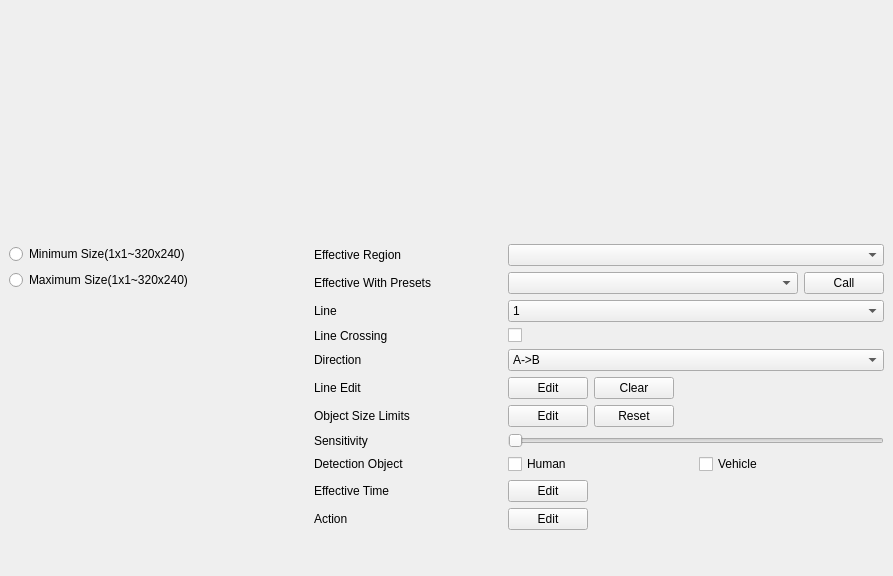
<?xml version="1.0" encoding="UTF-8"?>
<ui version="4.0">
 <class>LineCrossing</class>
 <widget class="QWidget" name="LineCrossing">
  <property name="geometry">
   <rect>
    <x>0</x>
    <y>0</y>
    <width>893</width>
    <height>576</height>
   </rect>
  </property>
  <property name="windowTitle">
   <string>Form</string>
  </property>
  <layout class="QGridLayout" name="gridLayout">
   <property name="leftMargin">
    <number>9</number>
   </property>
   <property name="topMargin">
    <number>9</number>
   </property>
   <property name="rightMargin">
    <number>9</number>
   </property>
   <property name="bottomMargin">
    <number>9</number>
   </property>
   <property name="spacing">
    <number>20</number>
   </property>
   <item row="0" column="0">
    <widget class="CommonVideo" name="commonVideo" native="true">
     <property name="sizePolicy">
      <sizepolicy hsizetype="Preferred" vsizetype="Preferred">
       <horstretch>1</horstretch>
       <verstretch>0</verstretch>
      </sizepolicy>
     </property>
     <property name="minimumSize">
      <size>
       <width>0</width>
       <height>100</height>
      </size>
     </property>
    </widget>
   </item>
   <item row="0" column="1">
    <widget class="ButtonGroup" name="widget_buttonGroup" native="true">
     <property name="sizePolicy">
      <sizepolicy hsizetype="Expanding" vsizetype="Expanding">
       <horstretch>2</horstretch>
       <verstretch>2</verstretch>
      </sizepolicy>
     </property>
    </widget>
   </item>
   <item row="1" column="0">
    <widget class="QWidget" name="widgetSize" native="true">
     <layout class="QGridLayout" name="gridLayout_3">
      <property name="leftMargin">
       <number>0</number>
      </property>
      <property name="topMargin">
       <number>0</number>
      </property>
      <property name="rightMargin">
       <number>0</number>
      </property>
      <property name="bottomMargin">
       <number>0</number>
      </property>
      <item row="1" column="0">
       <widget class="QRadioButton" name="radioButton_maxLayout">
        <property name="text">
         <string>Maximum Size(1x1~320x240)</string>
        </property>
       </widget>
      </item>
      <item row="2" column="0" colspan="2">
       <spacer name="verticalSpacer_3">
        <property name="orientation">
         <enum>Qt::Vertical</enum>
        </property>
        <property name="sizeHint" stdset="0">
         <size>
          <width>20</width>
          <height>40</height>
         </size>
        </property>
       </spacer>
      </item>
      <item row="0" column="0">
       <widget class="QRadioButton" name="radioButton_minLayout">
        <property name="text">
         <string>Minimum Size(1x1~320x240)</string>
        </property>
       </widget>
      </item>
      <item row="0" column="1">
       <widget class="VCASizeLineEditBox" name="widgetMinLineBox" native="true"/>
      </item>
      <item row="1" column="1">
       <widget class="VCASizeLineEditBox" name="widgetMaxLineBox" native="true"/>
      </item>
     </layout>
    </widget>
   </item>
   <item row="1" column="1">
    <widget class="QWidget" name="widget_3" native="true">
     <property name="sizePolicy">
      <sizepolicy hsizetype="Expanding" vsizetype="Expanding">
       <horstretch>0</horstretch>
       <verstretch>3</verstretch>
      </sizepolicy>
     </property>
     <layout class="QVBoxLayout" name="verticalLayout">
      <property name="leftMargin">
       <number>0</number>
      </property>
      <property name="topMargin">
       <number>0</number>
      </property>
      <property name="rightMargin">
       <number>0</number>
      </property>
      <property name="bottomMargin">
       <number>0</number>
      </property>
      <item>
       <layout class="QGridLayout" name="gridLayout_2">
        <item row="4" column="1">
         <widget class="ComboBox" name="comboBox_direction">
          <item>
           <property name="text">
            <string>A-&gt;B</string>
           </property>
          </item>
          <item>
           <property name="text">
            <string>B-&gt;A</string>
           </property>
          </item>
          <item>
           <property name="text">
            <string>A&lt;-&gt;B</string>
           </property>
          </item>
         </widget>
        </item>
        <item row="4" column="0">
         <widget class="QLabel" name="label_direction">
          <property name="text">
           <string>Direction</string>
          </property>
         </widget>
        </item>
        <item row="2" column="1">
         <widget class="ComboBox" name="comboBoxLine">
          <property name="sizePolicy">
           <sizepolicy hsizetype="Preferred" vsizetype="Fixed">
            <horstretch>2</horstretch>
            <verstretch>0</verstretch>
           </sizepolicy>
          </property>
          <item>
           <property name="text">
            <string>1</string>
           </property>
          </item>
          <item>
           <property name="text">
            <string>2</string>
           </property>
          </item>
          <item>
           <property name="text">
            <string>3</string>
           </property>
          </item>
          <item>
           <property name="text">
            <string>4</string>
           </property>
          </item>
         </widget>
        </item>
        <item row="9" column="1">
         <widget class="QWidget" name="widget_5" native="true">
          <layout class="QHBoxLayout" name="horizontalLayout_3">
           <property name="leftMargin">
            <number>0</number>
           </property>
           <property name="topMargin">
            <number>0</number>
           </property>
           <property name="rightMargin">
            <number>0</number>
           </property>
           <property name="bottomMargin">
            <number>0</number>
           </property>
           <item>
            <widget class="MyPushButton" name="pushButton_editTime">
             <property name="text">
              <string>Edit</string>
             </property>
            </widget>
           </item>
           <item>
            <spacer name="horizontalSpacer_2">
             <property name="orientation">
              <enum>Qt::Horizontal</enum>
             </property>
             <property name="sizeHint" stdset="0">
              <size>
               <width>40</width>
               <height>20</height>
              </size>
             </property>
            </spacer>
           </item>
          </layout>
         </widget>
        </item>
        <item row="5" column="1">
         <widget class="QWidget" name="widget_4" native="true">
          <layout class="QHBoxLayout" name="horizontalLayout_4">
           <property name="leftMargin">
            <number>0</number>
           </property>
           <property name="topMargin">
            <number>0</number>
           </property>
           <property name="rightMargin">
            <number>0</number>
           </property>
           <property name="bottomMargin">
            <number>0</number>
           </property>
           <item>
            <widget class="PushButtonEditState" name="pushButtonLineEdit">
             <property name="text">
              <string>Edit</string>
             </property>
             <property name="state" stdset="0">
              <number>0</number>
             </property>
            </widget>
           </item>
           <item>
            <widget class="MyPushButton" name="pushButton_clear">
             <property name="text">
              <string>Clear</string>
             </property>
            </widget>
           </item>
           <item>
            <spacer name="horizontalSpacer_3">
             <property name="orientation">
              <enum>Qt::Horizontal</enum>
             </property>
             <property name="sizeHint" stdset="0">
              <size>
               <width>40</width>
               <height>20</height>
              </size>
             </property>
            </spacer>
           </item>
          </layout>
         </widget>
        </item>
        <item row="8" column="0">
         <widget class="QLabel" name="labelDetectionObject">
          <property name="text">
           <string>Detection Object</string>
          </property>
         </widget>
        </item>
        <item row="10" column="0">
         <widget class="QLabel" name="label_action">
          <property name="text">
           <string>Action</string>
          </property>
         </widget>
        </item>
        <item row="10" column="1">
         <widget class="QWidget" name="widget" native="true">
          <layout class="QHBoxLayout" name="horizontalLayout">
           <property name="leftMargin">
            <number>0</number>
           </property>
           <property name="topMargin">
            <number>0</number>
           </property>
           <property name="rightMargin">
            <number>0</number>
           </property>
           <property name="bottomMargin">
            <number>0</number>
           </property>
           <item>
            <widget class="MyPushButton" name="pushButton_editAction">
             <property name="text">
              <string>Edit</string>
             </property>
            </widget>
           </item>
           <item>
            <spacer name="horizontalSpacer">
             <property name="orientation">
              <enum>Qt::Horizontal</enum>
             </property>
             <property name="sizeHint" stdset="0">
              <size>
               <width>40</width>
               <height>20</height>
              </size>
             </property>
            </spacer>
           </item>
          </layout>
         </widget>
        </item>
        <item row="6" column="0">
         <widget class="QLabel" name="labelObjectSizeLimits">
          <property name="text">
           <string>Object Size Limits</string>
          </property>
         </widget>
        </item>
        <item row="6" column="1">
         <widget class="QWidget" name="widget_2" native="true">
          <layout class="QHBoxLayout" name="horizontalLayout_7">
           <property name="leftMargin">
            <number>0</number>
           </property>
           <property name="topMargin">
            <number>0</number>
           </property>
           <property name="rightMargin">
            <number>0</number>
           </property>
           <property name="bottomMargin">
            <number>0</number>
           </property>
           <item>
            <widget class="PushButtonEditState" name="pushButtonObjectSizeEdit">
             <property name="text">
              <string>Edit</string>
             </property>
            </widget>
           </item>
           <item>
            <widget class="MyPushButton" name="pushButtonObjectSizeReset">
             <property name="text">
              <string>Reset</string>
             </property>
            </widget>
           </item>
           <item>
            <spacer name="horizontalSpacer_5">
             <property name="orientation">
              <enum>Qt::Horizontal</enum>
             </property>
             <property name="sizeHint" stdset="0">
              <size>
               <width>40</width>
               <height>20</height>
              </size>
             </property>
            </spacer>
           </item>
          </layout>
         </widget>
        </item>
        <item row="9" column="0">
         <widget class="QLabel" name="label_effectiveTime">
          <property name="text">
           <string>Effective Time</string>
          </property>
         </widget>
        </item>
        <item row="3" column="0">
         <widget class="QLabel" name="label_lineCrossing">
          <property name="sizePolicy">
           <sizepolicy hsizetype="Preferred" vsizetype="Preferred">
            <horstretch>1</horstretch>
            <verstretch>0</verstretch>
           </sizepolicy>
          </property>
          <property name="text">
           <string>Line Crossing</string>
          </property>
         </widget>
        </item>
        <item row="7" column="1">
         <widget class="BaseSlider" name="slider_sensitivity">
          <property name="sizePolicy">
           <sizepolicy hsizetype="Ignored" vsizetype="Expanding">
            <horstretch>0</horstretch>
            <verstretch>0</verstretch>
           </sizepolicy>
          </property>
          <property name="orientation">
           <enum>Qt::Horizontal</enum>
          </property>
         </widget>
        </item>
        <item row="5" column="0">
         <widget class="QLabel" name="label_drawLine">
          <property name="text">
           <string>Line Edit</string>
          </property>
         </widget>
        </item>
        <item row="7" column="0">
         <widget class="QLabel" name="label_sensitivity">
          <property name="text">
           <string>Sensitivity</string>
          </property>
         </widget>
        </item>
        <item row="8" column="1">
         <widget class="QWidget" name="widgetDetectionObject" native="true">
          <layout class="QHBoxLayout" name="horizontalLayout_5">
           <property name="leftMargin">
            <number>0</number>
           </property>
           <property name="topMargin">
            <number>0</number>
           </property>
           <property name="rightMargin">
            <number>0</number>
           </property>
           <property name="bottomMargin">
            <number>0</number>
           </property>
           <item>
            <widget class="MyCheckBox" name="checkBoxHuman">
             <property name="text">
              <string>Human</string>
             </property>
            </widget>
           </item>
           <item>
            <widget class="MyCheckBox" name="checkBoxVehicle">
             <property name="text">
              <string>Vehicle</string>
             </property>
            </widget>
           </item>
          </layout>
         </widget>
        </item>
        <item row="3" column="1">
         <widget class="QCheckBox" name="checkBoxEnable">
          <property name="sizePolicy">
           <sizepolicy hsizetype="Preferred" vsizetype="Fixed">
            <horstretch>2</horstretch>
            <verstretch>0</verstretch>
           </sizepolicy>
          </property>
          <property name="text">
           <string/>
          </property>
         </widget>
        </item>
        <item row="2" column="0">
         <widget class="QLabel" name="label_line">
          <property name="sizePolicy">
           <sizepolicy hsizetype="Preferred" vsizetype="Preferred">
            <horstretch>1</horstretch>
            <verstretch>0</verstretch>
           </sizepolicy>
          </property>
          <property name="text">
           <string>Line</string>
          </property>
         </widget>
        </item>
        <item row="0" column="0">
         <widget class="QLabel" name="labelEffectiveRegion">
          <property name="text">
           <string>Effective Region</string>
          </property>
         </widget>
        </item>
        <item row="1" column="0">
         <widget class="QLabel" name="labelEffectiveWithPresets">
          <property name="text">
           <string>Effective With Presets</string>
          </property>
         </widget>
        </item>
        <item row="0" column="1">
         <widget class="ComboBox" name="comboBoxEffectiveRegion"/>
        </item>
        <item row="1" column="1">
         <widget class="QWidget" name="widgetPresets" native="true">
          <layout class="QHBoxLayout" name="horizontalLayout_2">
           <property name="leftMargin">
            <number>0</number>
           </property>
           <property name="topMargin">
            <number>0</number>
           </property>
           <property name="rightMargin">
            <number>0</number>
           </property>
           <property name="bottomMargin">
            <number>0</number>
           </property>
           <item>
            <widget class="ComboBox" name="comboBoxEffectiveWithPreset">
             <property name="sizePolicy">
              <sizepolicy hsizetype="Preferred" vsizetype="Fixed">
               <horstretch>4</horstretch>
               <verstretch>0</verstretch>
              </sizepolicy>
             </property>
            </widget>
           </item>
           <item>
            <widget class="MyPushButton" name="pushButtonEffectiveWithPreset">
             <property name="sizePolicy">
              <sizepolicy hsizetype="Minimum" vsizetype="Fixed">
               <horstretch>1</horstretch>
               <verstretch>0</verstretch>
              </sizepolicy>
             </property>
             <property name="text">
              <string>Call</string>
             </property>
            </widget>
           </item>
          </layout>
         </widget>
        </item>
       </layout>
      </item>
      <item>
       <spacer name="verticalSpacer_2">
        <property name="orientation">
         <enum>Qt::Vertical</enum>
        </property>
        <property name="sizeHint" stdset="0">
         <size>
          <width>20</width>
          <height>10</height>
         </size>
        </property>
       </spacer>
      </item>
     </layout>
    </widget>
   </item>
  </layout>
 </widget>
 <customwidgets>
  <customwidget>
   <class>ComboBox</class>
   <extends>QComboBox</extends>
   <header>combobox.h</header>
  </customwidget>
  <customwidget>
   <class>MyPushButton</class>
   <extends>QPushButton</extends>
   <header>mypushbutton.h</header>
  </customwidget>
  <customwidget>
   <class>BaseSlider</class>
   <extends>QSlider</extends>
   <header>baseslider.h</header>
   <container>1</container>
  </customwidget>
  <customwidget>
   <class>MyCheckBox</class>
   <extends>QCheckBox</extends>
   <header>MyCheckBox.h</header>
  </customwidget>
  <customwidget>
   <class>CommonVideo</class>
   <extends>QWidget</extends>
   <header>commonvideo.h</header>
   <container>1</container>
  </customwidget>
  <customwidget>
   <class>ButtonGroup</class>
   <extends>QWidget</extends>
   <header>buttongroup.h</header>
   <container>1</container>
  </customwidget>
  <customwidget>
   <class>PushButtonEditState</class>
   <extends>QPushButton</extends>
   <header>pushbuttoneditstate.h</header>
  </customwidget>
  <customwidget>
   <class>VCASizeLineEditBox</class>
   <extends>QWidget</extends>
   <header>VCASizeLineEditBox.h</header>
   <container>1</container>
  </customwidget>
 </customwidgets>
 <resources/>
 <connections/>
</ui>
